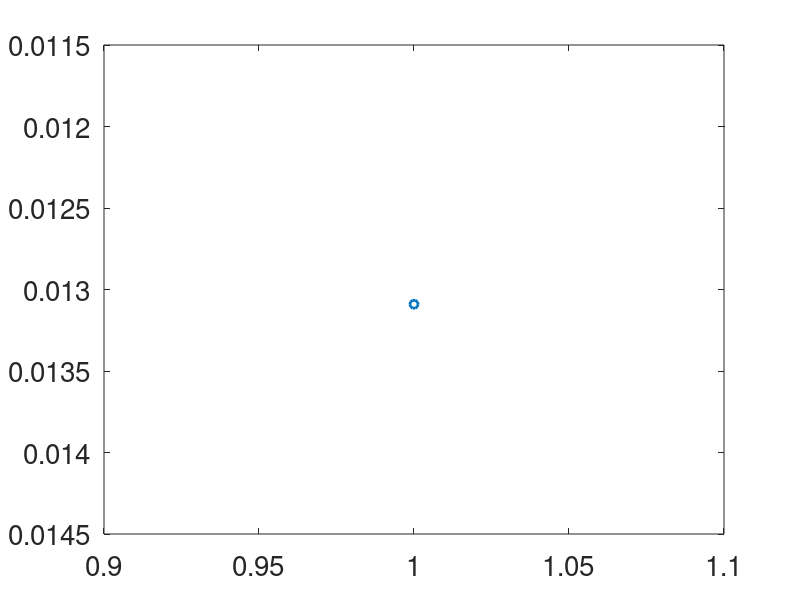

MATLAB code for this plot: (Note: this script raises an error after producing the figure.)
function chain_phase_oscil(a,e,Noscils)
 % a is the coupling strength. e is the difference of intrinsic frequencies
 % from one oscillator to the next (typically negative, to get a head to
 % tail traveling wave). Noscils is the number of oscillators.
 close all
if nargin<1
    a = 10; % Coupling strength. FEEL FREE TO CHANGE
end
if nargin<2
    e=pi/12;  % Difference of intrinsic frequencies from one oscillator to the next. FEEL FREE TO CHANGE
end
if nargin<3
    Noscils=2;  % Number of oscillators. FEEL FREE TO CHANGE
end
close all

disp(sprintf('\n Noscils: %d,   Difference of freq: e=%.2f  Coupling strength a=%0.2f\n',Noscils,e,a))

% Set the frequency values to the oscillators. CHANGE FOR QUESTIONS 6.b
% Oscillator 1 is the head. Oscillator Noscils is the tail
omega = 2*pi*ones(Noscils, 1);
for i=2:Noscils
    omega(i)=omega(i-1)+e;
    %omega(i)=omega(1)+exp((i-1/Noscils)^5)*e*Noscils;
    %omega(i)=omega(i-1)*0.96;
end
dif_omega = diff(omega);


% USE HERE WHAT YOU KNOW FROM THE ANALYSIS PRESENTED IN THE LECTURE TO
% PREDICT WHETHER THE SYSTEM WILL CONVERGE OR NOT.

% COMPUTE THE COUPLING MATRIX
d = -2*ones(Noscils-1,1);
d1= ones(Noscils-2,1);
A = a*(diag(d,0) + diag(d1,1) + diag(d1,-1));

% Compute the fixed points
% COMPUTE THE VECTOR S
S = -(A\dif_omega);

% DETERMINE THE SYNCHRONIZATION CRITERION: (example
% synchronization_achieved=a>12 )
synchronization_achieved = a>=abs(e)*Noscils*Noscils/8;

if synchronization_achieved
    disp(sprintf('Synchronization achieved:\n'));
    % COMPUTE THE FIXED POINTS FOR THE PHASE DIFFERENCES:
    fixed_points = asin(S)
        
    figure(1)
    plot(fixed_points,'o-','LineWidth',2)
    set(gca,'FontSize',20)
    set(gca,'YDir','Reverse')
    aa=axis;
    axis([0 Noscils aa(3) 0])
    xlabel('Oscillator')
    ylabel('Stable phase difference')
    hold off
    print -dpng chain_phase_oscil_phases.png
end

% Running the dynamical system

dt = 0.01;
t_end = 20;

% evolution of the different oscillators
dtheta = zeros(Noscils,1);
theta  = 2*pi*(rand(Noscils,1)-0.5); % Random initial conditions

counter = 0;
% Euler integration (NOTE: FEEL FREE TO IMPLEMENT AS A RUNGE-KUTA
% INTEGRATION)
for t=0:dt:t_end
    counter = counter+1;

        % apply a mechanical input to the tail segment
    % UPDATE HERE THE TERM TO APPLY A PERIODIC FORCING TERM, CF QUESTION
    % 6.C
    a_sens = 10;
    omega_mech = 2*pi*2;
    
    % Evolution of the different oscillators
    % COMPUTE THE DERIVATIVES OF THETA FOR THE DIFFERENT OSCILLATORS    
    dtheta = omega + [a*sin(theta(2:end)-theta(1:end-1)); a_sens*sin(omega_mech*t-theta(end))] + [0; a*sin(theta(1:end-1)-theta(2:end))]; 
   
    % Euler integration
    theta = theta + dtheta*dt;
    
    %keep logs
    T(counter) = t;
    THETA(counter,:) = theta;
    DTHETA(counter,:) = dtheta;
    X(counter,:)  = cos(theta);
end

% Estimate the resulting frequencies of each oscillators by taking the
% average rate of each oscillators for the last 20 time steps
for i=1:Noscils
    resulting_freq(i) = mean(DTHETA([end-20 end], i));
end

% Make figures and plots

figure(2)
subplot(211)
hold on
set(gca,'FontSize',20)
for (i=1:Noscils)
    X_shifted(:,i) = X(:,i) + 1 + Noscils-i;
end
plot(T,X_shifted,'LineWidth',2)
axis([0 t_end -0.2 Noscils+1.2])
set(gca,'ytick',[])
xlabel('Time')
ylabel('Oscillations')

subplot(212)
hold on
set(gca,'FontSize',20)
plot(T,mod(diff(THETA')',2*pi),'LineWidth',2)
if abs(S)<=1.0
    plot(T(end),fixed_points,'o')
end
axis([0 t_end 0 2*pi])
xlabel('Time')
ylabel('Phase differences')
print -dpng chain_phase_oscil.png

figure(3)
hold   on
set(gca,'FontSize',20)

if   a_sens == 0.0
    plot([1: Noscils],omega,'o-',[1: Noscils],resulting_freq,'o-','LineWidth',2)
    legend('Intrinsic', 'Resulting','location','best')
else
    plot([1: Noscils],omega,'o-',[1: Noscils],resulting_freq,'o-',Noscils,omega_mech,'o','LineWidth',2)
    legend('Intrinsic', 'Resulting','Mechanical','location','best')
end

axis([1 Noscils 0 max(omega)+10])
xlabel('Oscillator')
ylabel('Frequencies')
print -dpng chain_phase_oscil_freq.png
end
